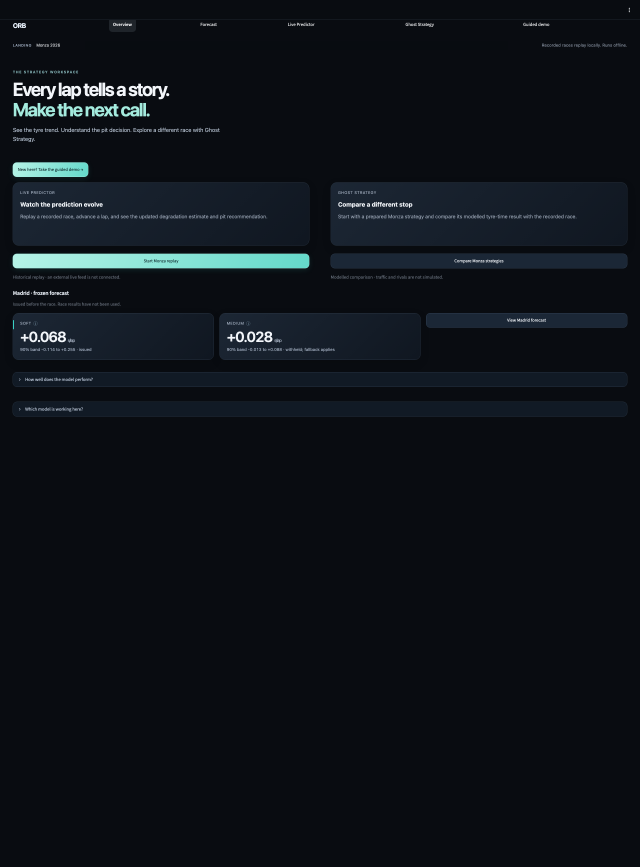
#> input picture proto/deck_src/assets/raw/landing.png, 1920 x 2600 px (shown at 1/3 size); its folder holds 4 pictures in this run
$ python product_shots.py
#> lines starting #> are read from the running program, lines starting #| are printed output that depends on the picture
"""Product screenshots for the deck: capture the running dashboard (read-only browsing) and crop the panels.

    ../.venv/bin/streamlit run app_v2/streamlit_app.py --server.port 8502 --server.headless true   # already running
    ../.venv/bin/python deck_src/product_shots.py --capture     # capture raw 1920 x 2600 pages into deck_src/assets/raw/
    ../.venv/bin/python deck_src/product_shots.py               # crop only, from the raw pages already on disk

Navigation reuses tests/screenshots/capture.py goto_route (root bootstrap, then the real top navigation). Every
non-localhost request is aborted. Nothing is clicked that writes state.
"""
from __future__ import annotations
import argparse, json, sys, time
from pathlib import Path
from PIL import Image

HERE = Path(__file__).resolve().parent
PROTO = HERE.parent
RAW = HERE / 'assets' / 'raw'
ASSETS = HERE / 'assets'
BASE = 'http://localhost:8502'
ROUTES = [
    ('landing', '/?ev=Monza&drv=LIN&present=1', 'landing'),
    ('prerace', '/pre-race?ev=Madrid&present=1', 'prerace'),
    ('live', '/live?ev=Monza&drv=NOR&lap=30&mode=live&present=1', 'live'),
    ('decision', '/decision?ev=Barcelona&drv=PIA&lap=35&mode=live', 'decision'),
    ('ghost', '/ghost?ev=Monza&drv=NOR&mode=audit&ilap=24&rep=MEDIUM&present=1', 'ghost'),
    ('demo', '/demo', 'demo'),
]
# (output name, raw page, crop box left, top, right, bottom in raw pixels)
CROPS = [
    ('shot_landing', 'landing', (20, 195, 1900, 1100)),
    ('shot_live', 'live', (20, 190, 1900, 1178)),
    ('shot_ghost', 'ghost', (20, 918, 1900, 1690)),
    ('shot_ghost_change', 'ghost', (20, 405, 1900, 680)),
    ('shot_ghost_3d', 'ghost', (40, 1262, 1880, 1622)),
    ('shot_prerace', 'prerace', (20, 255, 1900, 960)),
    ('shot_decision', 'decision', (372, 255, 1850, 735)),
    ('shot_demo', 'demo', (430, 125, 1490, 975)),
]


# [43 lines left out: functions advance_twin, capture, not called in this run]


def crop():
    for out, raw, box in CROPS:
        img = Image.open(RAW / f'{raw}.png').convert('RGB').crop(box)
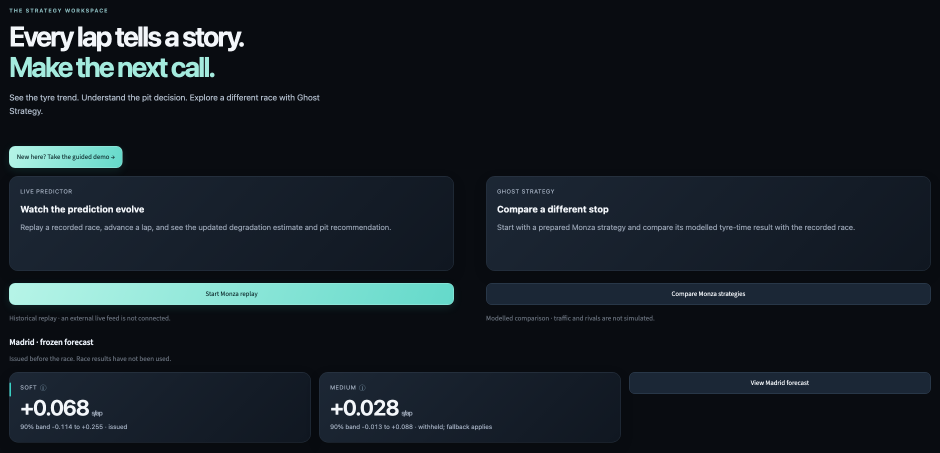
#> img: PIL image 1880x905 RGB (shown at 1/2 size); mean R, G, B 21.8, 29.8, 36.6
        img.save(ASSETS / f'{out}.png', optimize=True)
        print(out, img.size)
#| shot_landing (1880, 905)
#> pass 2 of the loop in crop, `for out, raw, box in CROPS:`:
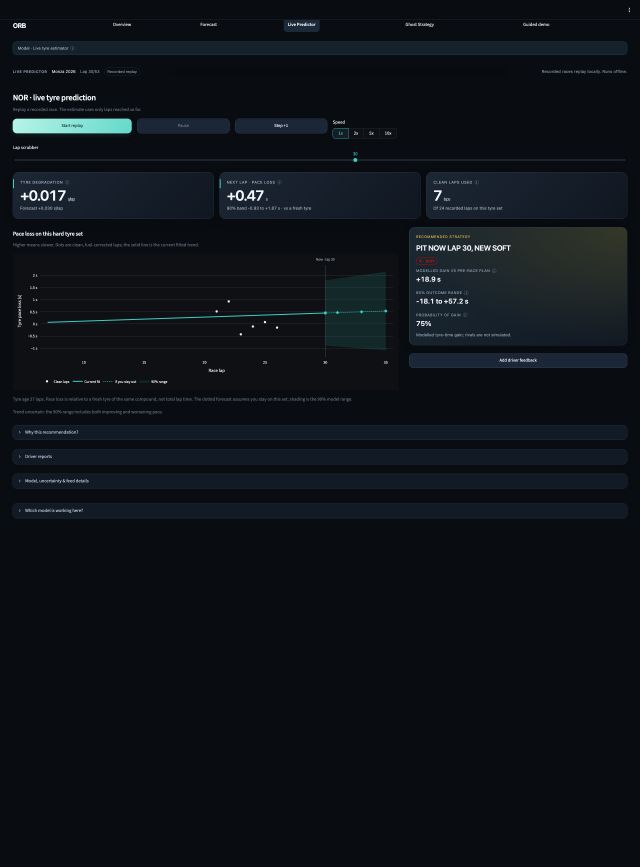
#> input picture proto/deck_src/assets/raw/live.png, 1920 x 2600 px (shown at 1/3 size)
#> in crop, `img = Image.open(RAW / f'{raw}.png').convert('RGB').crop(box)`:
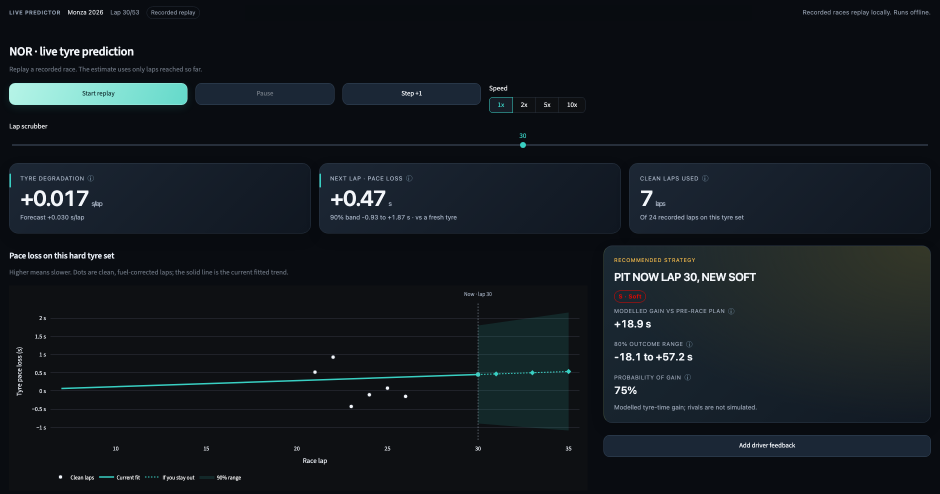
#> img: PIL image 1880x988 RGB (shown at 1/2 size); mean R, G, B 19.2, 25.1, 30.4
#| shot_live (1880, 988)
#> pass 3 of the loop in crop, `for out, raw, box in CROPS:`:
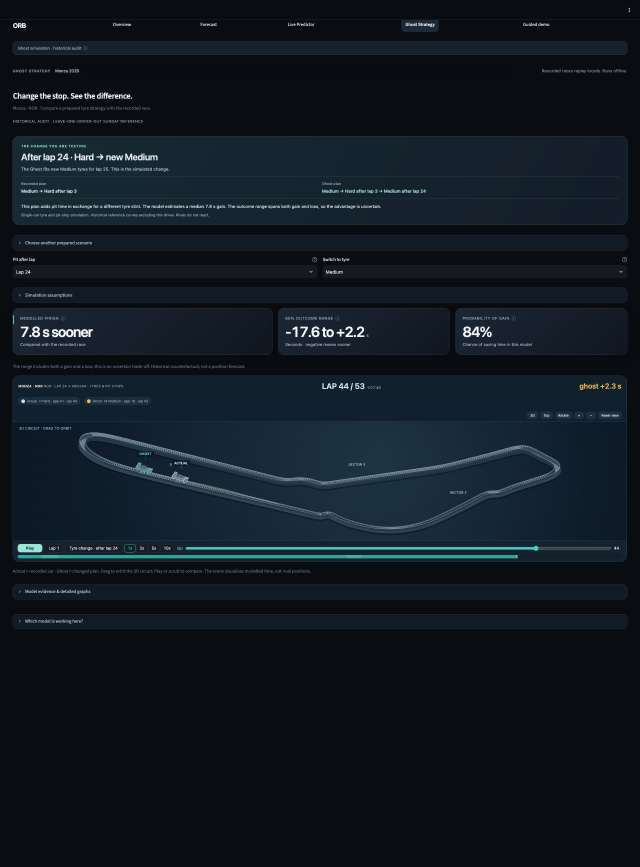
#> input picture proto/deck_src/assets/raw/ghost.png, 1920 x 2600 px (shown at 1/3 size)
#> in crop, `img = Image.open(RAW / f'{raw}.png').convert('RGB').crop(box)`:
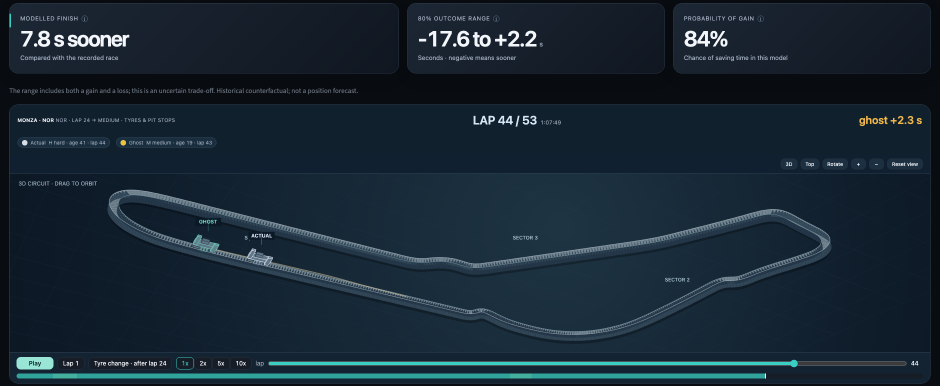
#> img: PIL image 1880x772 RGB (shown at 1/2 size); mean R, G, B 24, 39, 51.2
#| shot_ghost (1880, 772)
#> the loop made 6 passes; the first 3 are shown


if __name__ == '__main__':
    ap = argparse.ArgumentParser()
    ap.add_argument('--capture', action='store_true')
    ap.add_argument('--only', default=None, help='comma-separated raw page names to recapture')
    a = ap.parse_args()
    if a.capture:
        capture(set(a.only.split(',')) if a.only else None)
#> (the run stopped early here; a loop or call above may not have finished)
